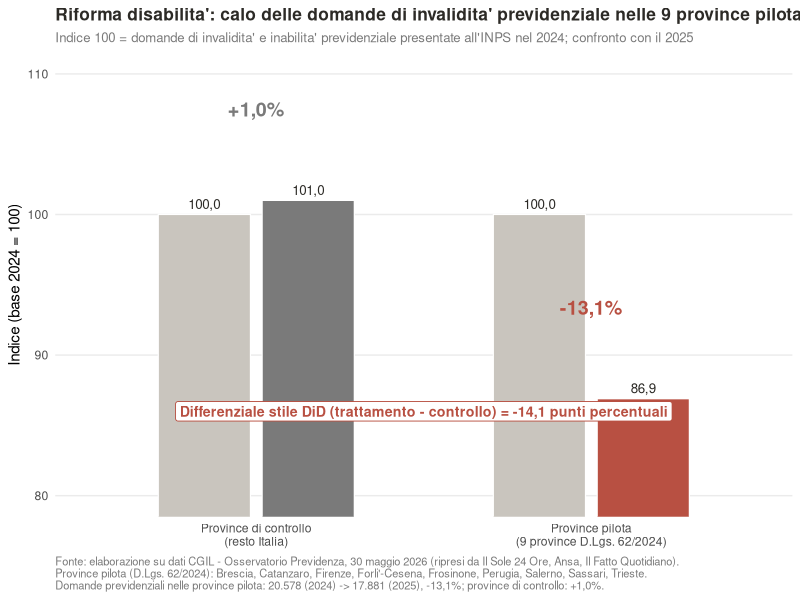
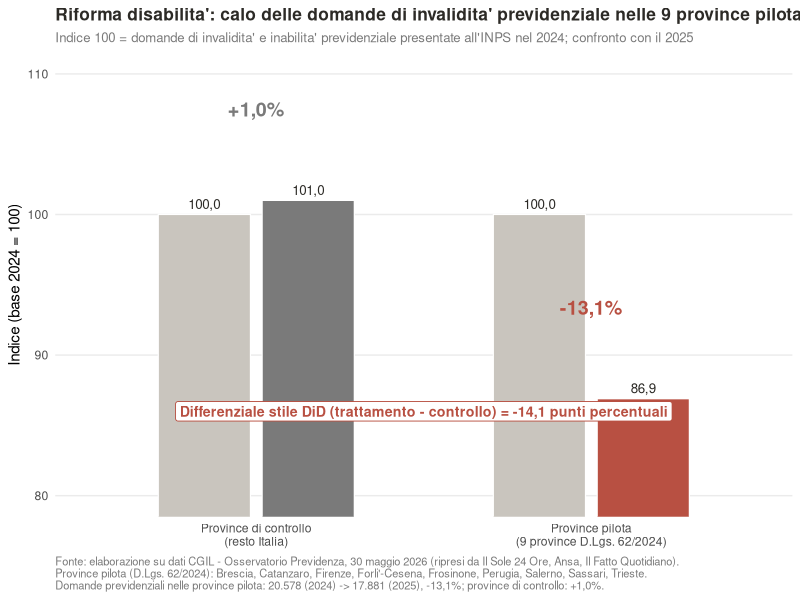

Generate these figures, in order, with R:
# ============================================================
# Script 5b — DiD Italia: province pilota vs province di controllo
# ============================================================
# Riproduce la Figura della tesi (cap. 8.1) a partire dai dati
# pubblici CGIL del 30 maggio 2026 sulle domande di invalidita'
# e inabilita' PREVIDENZIALE nelle 9 province pilota del
# D.Lgs. 62/2024 (Brescia, Catanzaro, Firenze, Forli'-Cesena,
# Frosinone, Perugia, Salerno, Sassari, Trieste).
#
# DATI INPUT (CGIL - Osservatorio Previdenza, comunicato 30/05/2026;
# ripreso da Il Sole 24 Ore, Ansa, Il Fatto Quotidiano):
#   - Pilota:    20.578 (2024) -> 17.881 (2025)   = -13,1%
#   - Controllo (resto Italia):                     +1,0%
#   - DiD: (-13,1) - (+1,0)                       = -14,1 punti
#
# Nessun arrotondamento: -13,1 e -14,1 escono esatti dai dati.
# ============================================================
library(tidyverse)
library(scales)
BASE <- "~/Downloads/TESINA_NDIS_AUSTRALIA"
FIG  <- file.path(BASE, "FIGURE")
if (!dir.exists(FIG)) dir.create(FIG, recursive = TRUE)
COL_NEU <- "#7A7A7A"
COL_BAD <- "#B85042"
COL_GRY <- "#C9C5BE"
COL_BG  <- "#2C2A26"
# ---- 1. Dati ufficiali CGIL (30/05/2026) -------------------
pilota_T0 <- 20578   # domande previdenziali 2024, 9 province pilota
pilota_T1 <- 17881   # domande previdenziali 2025, 9 province pilota
crescita_ctrl_pct <- 1.0   # variazione % province di controllo
calo_pilota_pct <- (pilota_T1 - pilota_T0) / pilota_T0 * 100   # -13.108 -> -13,1
did_pct         <- calo_pilota_pct - crescita_ctrl_pct         # -14.108 -> -14,1
# Helper: numeri in formato italiano
fmt_it <- function(x, dec = 1) {
  formatC(x, format = "f", digits = dec, big.mark = ".", decimal.mark = ",")
}
# ---- 2. Output di controllo a console ----------------------
cat(sprintf("Province pilota: %s -> %s   variazione: %s%%\n",
            format(pilota_T0, big.mark = "."),
            format(pilota_T1, big.mark = "."),
            fmt_it(calo_pilota_pct)))
cat(sprintf("Province controllo (resto Italia):   variazione: +%s%%\n",
            fmt_it(crescita_ctrl_pct)))
cat(sprintf("DiD (differenziale netto):           %s punti percentuali\n",
            fmt_it(did_pct)))
# ---- 3. Dataset per il grafico (indice base 100) -----------
# Stessa struttura visiva della figura in tesi: quattro barre,
# baseline = 100 per entrambi i gruppi.
df <- tibble(
  gruppo  = rep(c("Province di controllo\n(resto Italia)",
                  "Province pilota\n(9 province D.Lgs. 62/2024)"), each = 2),
  periodo = rep(c("2024 (baseline = 100)", "2025"), times = 2),
  indice  = c(100, 100 + crescita_ctrl_pct,
              100, 100 + calo_pilota_pct)
) |>
  mutate(
    gruppo  = factor(gruppo, levels = unique(gruppo)),
    periodo = factor(periodo, levels = unique(periodo)),
    fill    = case_when(
      periodo == "2024 (baseline = 100)" ~ COL_GRY,
      gruppo  == levels(gruppo)[1]       ~ COL_NEU,
      TRUE                               ~ COL_BAD
    )
  )
etichette <- tibble(
  gruppo = factor(levels(df$gruppo), levels = levels(df$gruppo)),
  x      = c(1, 2),
  y      = c(100 + crescita_ctrl_pct, 100 + calo_pilota_pct),
  lab    = c(sprintf("+%s%%", fmt_it(crescita_ctrl_pct)),
             sprintf("%s%%",  fmt_it(calo_pilota_pct))),
  col    = c(COL_NEU, COL_BAD)
)
# ---- 4. Grafico ---------------------------------------------
p <- ggplot(df, aes(x = gruppo, y = indice, fill = fill, group = periodo)) +
  geom_col(position = position_dodge(width = 0.62), width = 0.55,
           colour = "white", linewidth = 0.4) +
  geom_text(aes(label = fmt_it(indice)),
            position = position_dodge(width = 0.62),
            vjust = -0.55, size = 3.4, colour = COL_BG) +
  geom_text(data = etichette, inherit.aes = FALSE,
            aes(x = x, y = y + 6.5, label = lab, colour = col),
            fontface = "bold", size = 5.0) +
  annotate("label", x = 1.5, y = 86,
           label = sprintf("Differenziale stile DiD (trattamento - controllo) = %s punti percentuali",
                           fmt_it(did_pct)),
           colour = COL_BAD, fontface = "bold", size = 3.6,
           label.size = 0.3, fill = "white") +
  scale_fill_identity() +
  scale_colour_identity() +
  coord_cartesian(ylim = c(80, 110)) +
  labs(
    title    = "Riforma disabilita': calo delle domande di invalidita' previdenziale nelle 9 province pilota",
    subtitle = "Indice 100 = domande di invalidita' e inabilita' previdenziale presentate all'INPS nel 2024; confronto con il 2025",
    x = NULL,
    y = "Indice (base 2024 = 100)",
    caption = paste0(
      "Fonte: elaborazione su dati CGIL - Osservatorio Previdenza, 30 maggio 2026 ",
      "(ripresi da Il Sole 24 Ore, Ansa, Il Fatto Quotidiano).\n",
      "Province pilota (D.Lgs. 62/2024): Brescia, Catanzaro, Firenze, Forli'-Cesena, ",
      "Frosinone, Perugia, Salerno, Sassari, Trieste.\n",
      "Domande previdenziali nelle province pilota: 20.578 (2024) -> 17.881 (2025), -13,1%; ",
      "province di controllo: +1,0%."
    )
  ) +
  theme_minimal(base_size = 11) +
  theme(
    plot.title         = element_text(face = "bold", size = 12.5, colour = COL_BG),
    plot.subtitle      = element_text(colour = COL_NEU, size = 9.5),
    plot.caption       = element_text(colour = COL_NEU, size = 8, hjust = 0),
    legend.position    = "none",
    panel.grid.major.x = element_blank(),
    panel.grid.minor   = element_blank()
  )
ggsave(file.path(FIG, "Figura_Italia_DiD_Province_Pilota.png"), p,
       width = 8.5, height = 5.4, dpi = 200, bg = "white")
print(p)
cat(sprintf("\nFigura salvata: %s\n",
            file.path(FIG, "Figura_Italia_DiD_Province_Pilota.png")))
